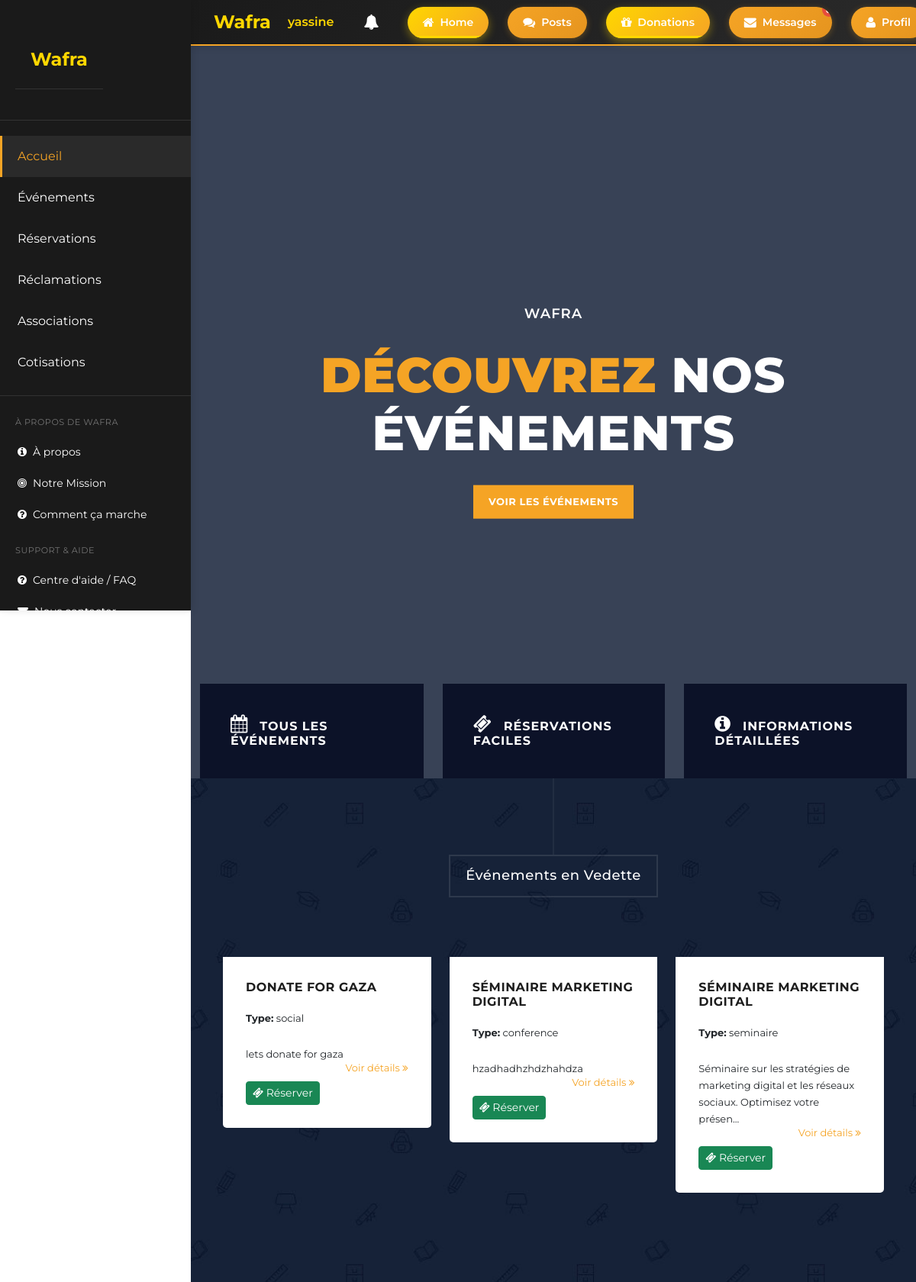
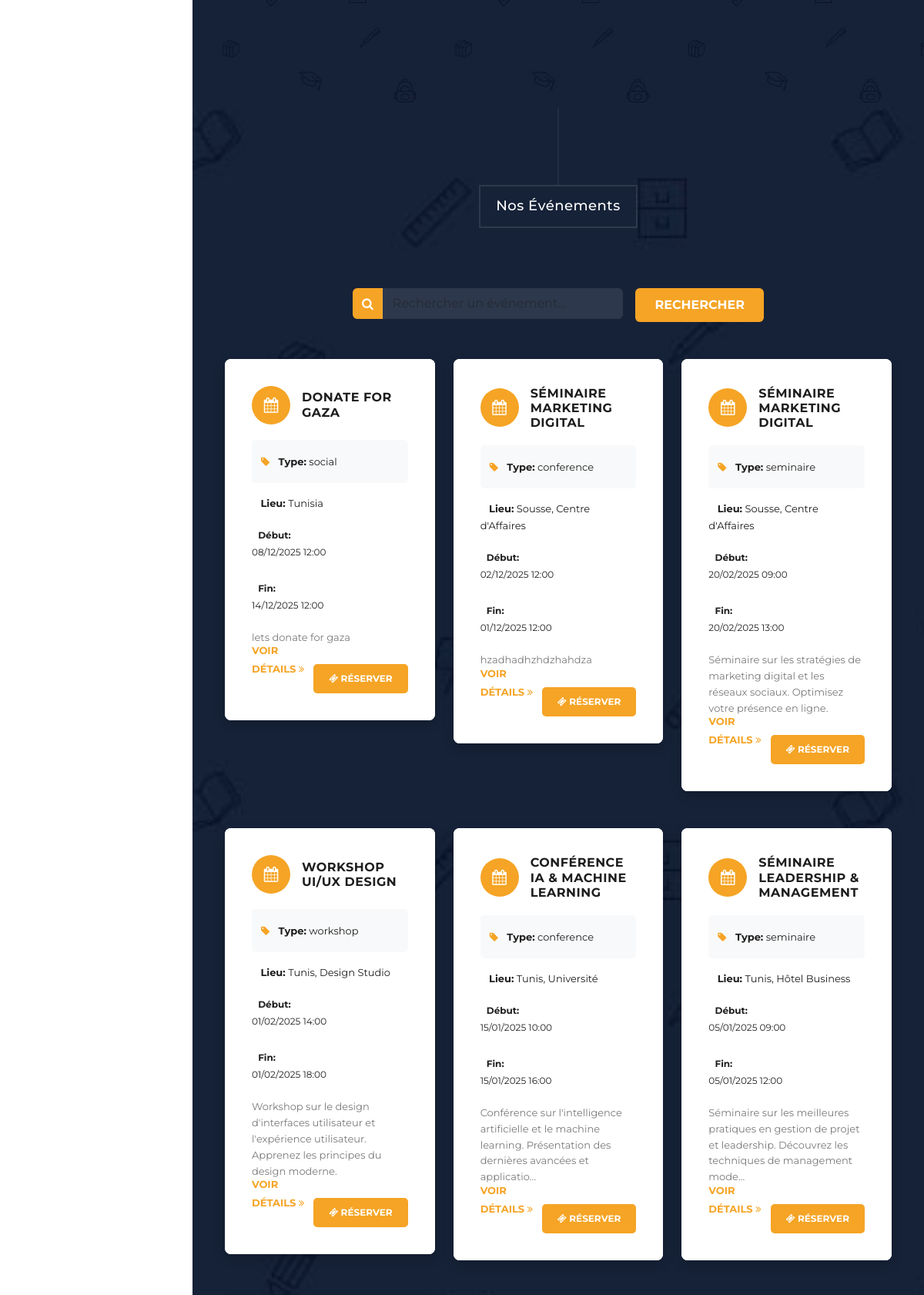
Screenshot of /view/frontoffice/index.php (signed in, upper part) with the database file from the repository (2 pictures, top to bottom).
### tables this page shows
CREATE TABLE `evenements` (
  `id` int(11) NOT NULL,
  `nom_evenement` varchar(255) NOT NULL,
  `type_evenement` varchar(50) NOT NULL,
  `date_debut` datetime NOT NULL,
  `date_fin` datetime NOT NULL,
  `description` text NOT NULL,
  `lieu` varchar(255) DEFAULT NULL,
  `latitude` decimal(10,8) DEFAULT NULL,
  `longitude` decimal(11,8) DEFAULT NULL,
  `qr_code` text DEFAULT NULL,
  `created_at` timestamp NOT NULL DEFAULT current_timestamp(),
  `updated_at` timestamp NOT NULL DEFAULT current_timestamp() ON UPDATE current_timestamp()
);

### view/frontoffice/index.php (the view, shortened to what the rows shown need)
<?php
require_once __DIR__ . '/../../config/Database.php';
$protocol = (!empty($_SERVER['HTTPS']) && $_SERVER['HTTPS'] !== 'off') ? 'https' : 'http';
$host = $_SERVER['HTTP_HOST'] ?? 'localhost';
$baseUrl = $protocol . '://' . $host . '/wafra/wafra-integration';
require_once __DIR__ . '/../../models/Event.php';
$pdo = Database::connect();
$eventModel = new Event($pdo);
$pageNum = isset($_GET['p']) ? max(1, (int)$_GET['p']) : 1;
$searchTerm = $_GET['search'] ?? '';
$eventsResult = $eventModel->getAll($pageNum, 10, $searchTerm);
$evenements = $eventsResult['data'] ?? [];
$featuredEvents = array_slice($evenements, 0, 3);
?>
<!DOCTYPE html>
<html lang="fr">
<head>
    <link href="<?= $baseUrl ?>/view/frontoffice/vendor/bootstrap/css/bootstrap.min.css" rel="stylesheet">
    <link rel="stylesheet" href="<?= $baseUrl ?>/view/frontoffice/assets/css/fontawesome.css">
    <link rel="stylesheet" href="<?= $baseUrl ?>/view/frontoffice/assets/css/templatemo-grad-school.css">
    <link rel="stylesheet" href="<?= $baseUrl ?>/view/frontoffice/assets/css/owl.css">
    <link rel="stylesheet" href="<?= $baseUrl ?>/view/frontoffice/assets/css/lightbox.css">
    <link rel="stylesheet" href="<?= $baseUrl ?>/view/frontoffice/assets/css/flex-slider.css">
    <link rel="stylesheet" href="<?= $baseUrl ?>/view/frontoffice/assets/css/topbar.css">
    <link rel="stylesheet" href="<?= $baseUrl ?>/view/frontoffice/assets/css/topbar-enhanced.css">
    <link rel="stylesheet" href="<?= $baseUrl ?>/view/components/chatbot.css">
</head>
<body>
<div class="main-content">
    <section class="section main-banner" id="home" data-section="section1">
        <div class="video-overlay header-text">
            <div class="caption">
                <h2><em>Découvrez</em> nos Événements</h2>
            </div>
        </div>
    </section>
    <?php if (!empty($featuredEvents)): ?>
    <section class="section courses" data-section="section3">
        <div class="container-fluid">
            <div class="row">
                <div class="col-md-12">
                    <div class="section-heading">
                        <h2>Événements en Vedette</h2>
                    </div>
                </div>
            </div>
            <div class="row">
                <?php foreach ($featuredEvents as $event): ?>
                    <?php
                        $event = (array)$event;
                        $eventId = $event['id'] ?? 0;
                        $nom = htmlspecialchars($event['nom_evenement'] ?? '');
                        $type = htmlspecialchars($event['type_evenement'] ?? '');
                        $description = !empty($event['description']) ? htmlspecialchars(substr($event['description'], 0, 100)) : '';
                        $description .= (!empty($event['description']) && strlen($event['description']) > 100) ? '...' : '';
                    ?>
                    <div class="col-md-4 mb-4">
                        <div class="item">
                            <div class="down-content">
                                <h4><?= $nom ?></h4>
                                <p><strong>Type:</strong> <?= $type ?></p>
                                <p><?= $description ?></p>
                                <div class="text-button-pay">
                                    <a href="<?= $baseUrl ?>/view/frontoffice/index.php?event_id=<?= $eventId ?>#events">Voir détails <i class="fa fa-angle-double-right"></i></a>
                                </div>
                                <div class="mt-2">
                                    <a href="<?= $baseUrl ?>/view/frontoffice/index.php?event_id=<?= $eventId ?>&reserve=1#reservations" class="btn btn-sm btn-success">
                                        <i class="fa fa-ticket"></i> Réserver
                                    </a>
                                </div>
                            </div>
                        </div>
                    </div>
                <?php endforeach; ?>
            </div>
        </div>
    </section>
    <?php endif; ?>
    <section class="section courses" id="events" data-section="section4">
        <div class="container-fluid">
            <div class="row">
                <div class="col-md-12">
                    <div class="section-heading">
                        <h2>Nos Événements</h2>
                    </div>
                </div>
            </div>
            <div class="row" id="eventsContainer">
                <?php if (is_array($evenements) && count($evenements) > 0): ?>
                    <?php foreach ($evenements as $e): ?>
                        <?php if (is_array($e) || is_object($e)): ?>
                            <?php
                                $e = (array)$e;
                                $nom = htmlspecialchars($e['nom_evenement'] ?? 'Non défini');
                                $type = htmlspecialchars($e['type_evenement'] ?? 'Non défini');
                                $dateDebut = !empty($e['date_debut']) ? date('d/m/Y H:i', strtotime($e['date_debut'])) : 'Non définie';
                                $dateFin = !empty($e['date_fin']) ? date('d/m/Y H:i', strtotime($e['date_fin'])) : 'Non définie';
                                $description = !empty($e['description']) ? htmlspecialchars(substr($e['description'], 0, 120)) : '';
                                $description .= (!empty($e['description']) && strlen($e['description']) > 120) ? '...' : '';
                                $eventId = $e['id'] ?? 0;
                                $lieu = htmlspecialchars($e['lieu'] ?? 'Non défini');
                            ?>
                            <div class="col-md-4 mb-5">
                                <div class="item" style="background-color: #fff; border-radius: 8px; overflow: hidden; box-shadow: 0px 5px 15px rgba(0,0,0,0.2); transition: transform 0.3s;">
                                    <div class="down-content" style="padding: 35px;">
                                        <div style="display: flex; align-items: center; margin-bottom: 20px;">
                                            <div style="width: 50px; height: 50px; background-color: #f5a425; border-radius: 50%; display: flex; align-items: center; justify-content: center; margin-right: 15px;">
                                                <i class="fa fa-calendar" style="color: #fff; font-size: 20px;"></i>
                                            </div>
                                            <h4 style="margin: 0; flex: 1;"><?= $nom ?></h4>
                                        </div>
                                        <div style="margin-bottom: 15px; padding: 12px; background-color: #f8f9fa; border-radius: 5px;">
                                            <p style="margin: 5px 0; color: #1e1e1e;">
                                                <i class="fa fa-tag" style="color: #f5a425; margin-right: 8px;"></i>
                                                <strong>Type:</strong> <?= $type ?>
                                            </p>
                                        </div>
                                        <div style="margin-bottom: 15px;">
                                            <p style="margin: 5px 0; color: #1e1e1e;">
                                                <strong>Lieu:</strong> <?= $lieu ?>
                                            </p>
                                        </div>
                                        <div style="margin-bottom: 15px; display: flex; gap: 15px; flex-wrap: wrap;">
                                            <div style="flex: 1; min-width: 120px;">
                                                <p style="margin: 5px 0; color: #1e1e1e; font-size: 12px;">
                                                    <strong>Début:</strong><br>
                                                    <?= $dateDebut ?>
                                                </p>
                                            </div>
                                            <div style="flex: 1; min-width: 120px;">
                                                <p style="margin: 5px 0; color: #1e1e1e; font-size: 12px;">
                                                    <strong>Fin:</strong><br>
                                                    <?= $dateFin ?>
                                                </p>
                                            </div>
                                        </div>
                                        <?php if (!empty($description)): ?>
                                        <p style="margin-bottom: 20px; color: #7a7a7a; line-height: 1.6;"><?= $description ?></p>
                                        <?php endif; ?>
                                        <div style="display: flex; gap: 10px; margin-top: 25px;">
                                            <div class="text-button-pay" style="flex: 1;">
                                                <a href="<?= $baseUrl ?>/view/frontoffice/index.php?event_id=<?= $eventId ?>#events" style="color: #f5a425; font-weight: 700; text-transform: uppercase; font-size: 13px;">
                                                    Voir détails <i class="fa fa-angle-double-right"></i>
                                                </a>
                                            </div>
                                            <a href="<?= $baseUrl ?>/view/frontoffice/index.php?event_id=<?= $eventId ?>&reserve=1#reservations"
                                               style="background-color: #f5a425; color: #fff; padding: 10px 20px; border-radius: 5px; text-decoration: none; font-weight: 700; text-transform: uppercase; font-size: 12px; transition: background-color 0.3s;"
                                               onmouseover="this.style.backgroundColor='#e5941f'"
                                               onmouseout="this.style.backgroundColor='#f5a425'">
                                                <i class="fa fa-ticket"></i> Réserver
                                            </a>
                                        </div>
                                    </div>
                                </div>
                            </div>
                        <?php endif; ?>
                    <?php endforeach; ?>
                <?php endif; ?>
            </div>
        </div>
    </section>
</div>
</body>
</html>

### rows the page displays
evenements: nom_evenement "DONATE FOR GAZA", type_evenement "social", description "lets donate for gaza", lieu "Tunisia", date_debut "08/12/2025 12:00", date_fin "14/12/2025 12:00"
evenements: nom_evenement "SÉMINAIRE MARKETING DIGITAL", type_evenement "conference", description "hzadhadhzhdzhahdza", lieu "Sousse, Centre d'Affaires", date_debut "02/12/2025 12:00", date_fin "01/12/2025 12:00"
evenements: nom_evenement "SÉMINAIRE MARKETING DIGITAL", type_evenement "seminaire", description "Séminaire sur les stratégies de marketing digital et les réseaux sociaux. Optimisez votre présen...", lieu "Sousse, Centre d'Affaires", date_debut "20/02/2025 09:00", date_fin "20/02/2025 13:00", description "Séminaire sur les stratégies de marketing digital et les réseaux sociaux. Optimisez votre présence en ligne."
evenements: nom_evenement "WORKSHOP UI/UX DESIGN", type_evenement "workshop", lieu "Tunis, Design Studio", date_debut "01/02/2025 14:00", date_fin "01/02/2025 18:00", description "Workshop sur le design d'interfaces utilisateur et l'expérience utilisateur. Apprenez les principes du design moderne."
evenements: nom_evenement "CONFÉRENCE IA & MACHINE LEARNING", type_evenement "conference", lieu "Tunis, Université", date_debut "15/01/2025 10:00", date_fin "15/01/2025 16:00", description "Conférence sur l'intelligence artificielle et le machine learning. Présentation des dernières avancées et applicatio..."
evenements: nom_evenement "SÉMINAIRE LEADERSHIP & MANAGEMENT", type_evenement "seminaire", lieu "Tunis, Hôtel Business", date_debut "05/01/2025 09:00", date_fin "05/01/2025 12:00", description "Séminaire sur les meilleures pratiques en gestion de projet et leadership. Découvrez les techniques de management mode..."

### other values shown
$_SESSION['firstname'] "yassine"
